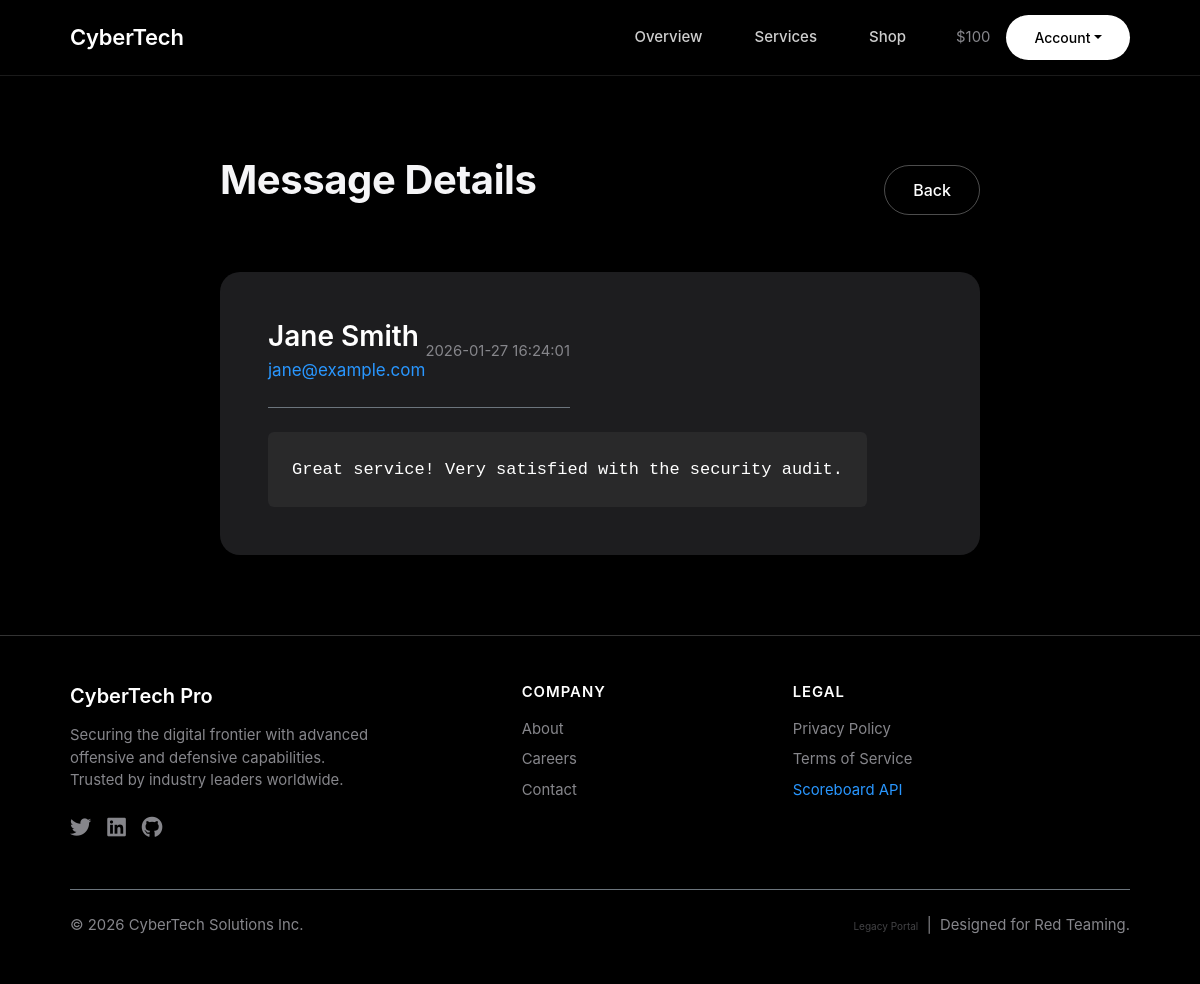
/challenge/view_message.php?id=3 (signed in), run on the app's committed database.
### tables this page shows
CREATE TABLE users (
    id INT AUTO_INCREMENT PRIMARY KEY,
    username VARCHAR(50) NOT NULL UNIQUE,
    password VARCHAR(255) NOT NULL,
    email VARCHAR(100),
    role VARCHAR(20) DEFAULT 'user',
    credits INT DEFAULT 100,
    created_at TIMESTAMP DEFAULT CURRENT_TIMESTAMP
);

CREATE TABLE messages (
    id INT AUTO_INCREMENT PRIMARY KEY,
    user_id INT,
    name VARCHAR(100),
    email VARCHAR(100),
    message TEXT,
    is_private BOOLEAN DEFAULT FALSE,
    created_at TIMESTAMP DEFAULT CURRENT_TIMESTAMP
);

### challenge/includes/config.php (called while the page is built, shortened)
<?php
$db_host = getenv('DB_HOST') ? getenv('DB_HOST') : "localhost";
$db_user = "redteam_user";
$db_pass = "root";
$db_name = "cybertech_db";
$conn = mysqli_connect($db_host, $db_user, $db_pass, $db_name);
if (!function_exists('getUserCredits')) {
    function getUserCredits($user_id)
    {
        global $conn;
        $query = "SELECT credits FROM users WHERE id = $user_id";
        $result = mysqli_query($conn, $query);
        $row = mysqli_fetch_assoc($result);
        return $row['credits'];
    }
}
?>

### challenge/view_message.php (the view, shortened to what this page needs)
<?php
include 'includes/config.php';
$message_data = null;
if (isset($_GET['id'])) {
    $msg_id = $_GET['id'];
    $query = "SELECT * FROM messages WHERE id = $msg_id";
    $result = mysqli_query($conn, $query);
    $message_data = mysqli_fetch_assoc($result);
}
include 'includes/header.php';
?>
<div class="section-padding">
    <div class="container-custom" style="max-width: 800px;">
        <div class="d-flex justify-content-between align-items-center mb-5">
            <h2>Message Details</h2>
            <a href="contact.php" class="btn btn-outline">Back</a>
        </div>
        <?php if ($message_data): ?>
            <div class="bento-card p-5">
                <div class="d-flex justify-content-between align-items-center mb-4 border-bottom border-secondary pb-4">
                    <div>
                        <h3 class="mb-1 text-white"><?php echo htmlspecialchars($message_data['name']); ?></h3>
                        <p class="text-accent mb-0"><?php echo htmlspecialchars($message_data['email']); ?></p>
                    </div>
                    <span class="text-secondary small"><?php echo $message_data['created_at']; ?></span>
                </div>
                <div class="p-4 rounded" style="background: rgba(255,255,255,0.05);">
                    <p class="mb-0 text-white" style="font-family: monospace; line-height: 1.6;">
                        <?php echo nl2br(htmlspecialchars($message_data['message'])); ?>
                    </p>
                </div>
            </div>
        <?php else: ?>
            <div class="text-center py-5">
                <p class="text-secondary">Please select a message to view.</p>
            </div>
        <?php endif; ?>
    </div>
</div>
<?php include 'includes/footer.php'; ?>

### challenge/includes/header.php (shortened to what this page needs)
<!DOCTYPE html>
<html lang="en">
<head>
    <link href="https://cdn.jsdelivr.net/npm/bootstrap@5.3.0/dist/css/bootstrap.min.css" rel="stylesheet">
    <link href="https://cdnjs.cloudflare.com/ajax/libs/font-awesome/6.0.0/css/all.min.css" rel="stylesheet">
    <link href="css/style.css" rel="stylesheet">
</head>
<body>
    <nav class="navbar navbar-expand-lg sticky-top">
        <div class="container-custom w-100 d-flex justify-content-between align-items-center">
            <a class="navbar-brand" href="index.php">CyberTech</a>
            <div class="collapse navbar-collapse flex-grow-0" id="navbarNav">
                <ul class="navbar-nav gap-3 align-items-center">
                    <li class="nav-item"><a class="nav-link" href="index.php">Overview</a></li>
                    <li class="nav-item"><a class="nav-link" href="services.php">Services</a></li>
                    <li class="nav-item"><a class="nav-link" href="shop.php">Shop</a></li>
                    <?php if (isset($_SESSION['user_id'])):
                        $my_credits = getUserCredits($_SESSION['user_id']);
                        ?>
                        <li class="nav-item d-flex align-items-center gap-3 ms-3">
                            <span class="text-secondary small">$<?php echo $my_credits; ?></span>
                            <div class="dropdown">
                                <a href="#" class="btn btn-primary btn-sm dropdown-toggle"
                                    data-bs-toggle="dropdown">Account</a>
                            </div>
                        </li>
                    <?php endif; ?>
                </ul>
            </div>
        </div>
    </nav>

### challenge/css/style.css (style rules this page uses)
*, *::before, *::after { box-sizing: border-box; margin: 0; padding: 0; }
:root { --bg-color: #000000; --text-primary: #F5F5F7; --text-secondary: #86868b; --accent-color: #2997ff; --surface-color: #1d1d1f; --border-color: #424245; }
body { background-color: var(--bg-color); color: var(--text-primary); font-family: -apple-system, BlinkMacSystemFont, "Segoe UI", Roboto, Helvetica, Arial, sans-serif; font-size: 17px; line-height: 1.5; -webkit-font-smoothing: antialiased; min-height: 100vh; display: flex; flex-direction: column; }
h1, h2, h3, h4, h5, h6 { color: var(--text-primary); font-weight: 600; margin-bottom: 0.5em; }
h2 { font-size: 40px; font-weight: 700; letter-spacing: -0.01em; }
h3 { font-size: 28px; font-weight: 600; }
.text-secondary { color: var(--text-secondary) !important; }
.text-white { color: #FFFFFF !important; }
.text-accent { color: var(--accent-color) !important; }
.navbar { background-color: rgba(0, 0, 0, 0.8) !important; backdrop-filter: blur(20px); -webkit-backdrop-filter: blur(20px); border-bottom: 1px solid rgba(255, 255, 255, 0.1); padding: 15px 0; }
.navbar-brand { font-size: 22px; font-weight: 600; color: #FFFFFF !important; letter-spacing: -0.01em; }
.nav-link { color: #cecece !important; font-size: 15px; font-weight: 500; margin: 0 10px; }
.btn { border-radius: 980px; font-weight: 500; padding: 12px 28px; transition: all 0.2s ease; }
.btn-primary { background-color: #FFFFFF; color: #000000; border: none; }
.btn-outline { background: transparent; border: 1px solid rgba(255, 255, 255, 0.3); color: #FFFFFF; }
.bento-card { background-color: var(--surface-color); padding: 30px; border-radius: 20px; height: 100%; display: flex; flex-direction: column; align-items: flex-start; transition: transform 0.3s ease; }
.container-custom { max-width: 1100px; margin: 0 auto; padding: 0 20px; }
.section-padding { padding: 80px 0; }

### data on the page
users: credits "100"
messages: name "Jane Smith", email "jane@example.com", created_at "2026-01-27 16:24:01", message "Great service! Very satisfied with the security audit."
